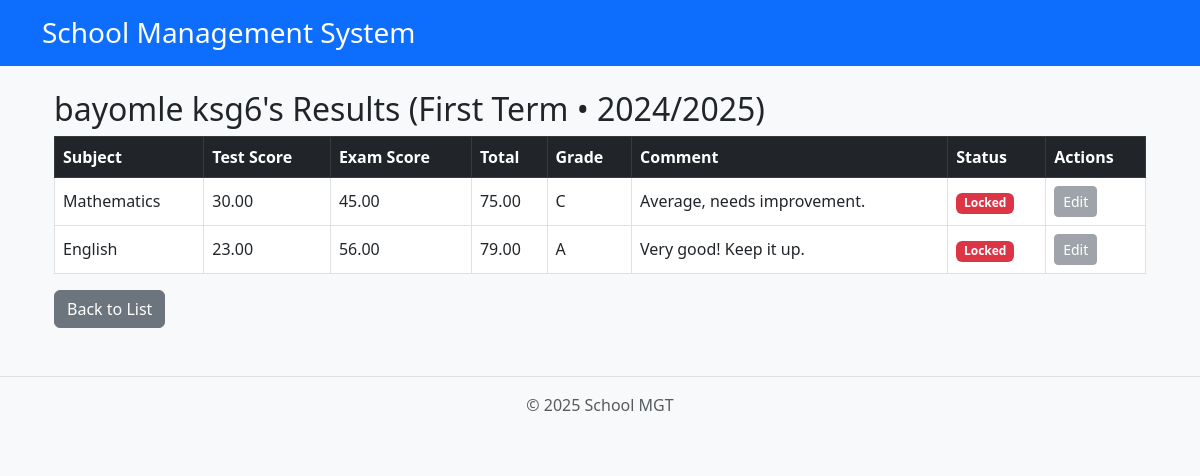
The app's page /admin-panel/view-results/16/1/1/ (signed in) with its own data.
### core/models.py (models this page shows, shortened)
class StudentProfile(models.Model):
    GENDER_CHOICES = [
        ('M', 'Male'),
        ('F', 'Female'),
        ('O', 'Other'),
    ]
    user = models.OneToOneField(settings.AUTH_USER_MODEL, on_delete=models.CASCADE)
    classroom = models.ForeignKey(ClassRoom, on_delete=models.SET_NULL, null=True, blank=True)
    session = models.ForeignKey(Session, on_delete=models.SET_NULL, null=True, blank=True)
    date_of_birth = models.DateField(null=True, blank=True)
    address = models.TextField(blank=True)
    photo = models.ImageField(upload_to='student_photos/', null=True, blank=True)
    gender = models.CharField(max_length=1, choices=GENDER_CHOICES, null=True, blank=True)
    graduated = models.BooleanField(default=False)  # ✅ Track if the student has graduated

class User(AbstractUser):
    USER_TYPE_CHOICES = (
        ('admin', 'Admin'),
        ('teacher', 'Teacher'),
        ('student', 'Student'),
        ('librarian', 'Librarian'),
    )
    user_type = models.CharField(max_length=10, choices=USER_TYPE_CHOICES)

class Term(models.Model):
    name = models.CharField(max_length=50, unique=True)   # e.g. "First Term"
    is_current = models.BooleanField(default=False)
    class Meta:
        ordering = ['name']
        verbose_name = 'Term'
        verbose_name_plural = 'Terms'

class Session(models.Model):
    name = models.CharField(max_length=20, unique=True)  # e.g. "2024/2025"
    is_current = models.BooleanField(default=False)
    class Meta:
        ordering = ['-name']
        verbose_name = 'Session'
        verbose_name_plural = 'Sessions'

class Result(models.Model):
    student = models.ForeignKey(StudentProfile, on_delete=models.CASCADE)
    subject = models.ForeignKey(Subject, on_delete=models.CASCADE)
    test_score = models.DecimalField(max_digits=5, decimal_places=2)
    exam_score = models.DecimalField(max_digits=5, decimal_places=2)
    term = models.ForeignKey(Term, on_delete=models.SET_NULL, null=True, blank=True)
    session = models.ForeignKey(Session, on_delete=models.SET_NULL, null=True, blank=True)
    GRADE_CHOICES = [
        ('A', 'A'),
        ('B', 'B'),
        ('C', 'C'),
        ('D', 'D'),
        ('F', 'F'),
    ]
    grade = models.CharField(max_length=2, choices=GRADE_CHOICES, blank=True)
    comment = models.TextField(blank=True)
    locked = models.BooleanField(default=False)  # For locking results
    def total_score(self):
        return self.test_score + self.exam_score

class Subject(models.Model):
    name = models.CharField(max_length=100)

### core/views.py (the view)
@login_required
def admin_student_results_detail(request, student_id, term_id, session_id):
    if request.user.user_type != 'admin':
        return HttpResponse("Unauthorized", status=401)
    student = get_object_or_404(StudentProfile, id=student_id)
    term = get_object_or_404(Term, id=term_id)
    session = get_object_or_404(Session, id=session_id)
    results = Result.objects.filter(
        student_id=student_id,
        term_id=term_id,
        session_id=session_id
    ).select_related('subject')
    return render(request, 'admin/view_single_student_results.html', {
        'student': student,
        'term': term,
        'session': session,
        'results': results,
    })

### core/templates/admin/view_single_student_results.html
{% extends "base.html" %}
{% block content %}
<div class="container mt-4">
    <h2>{{ student.user.get_full_name }}'s Results ({{ term.name }} • {{ session.name }})</h2>
    <table class="table table-bordered align-middle">
        <thead class="table-dark">
            <tr>
                <th>Subject</th>
                <th>Test Score</th>
                <th>Exam Score</th>
                <th>Total</th>
                <th>Grade</th>
                <th>Comment</th>
                <th>Status</th>
                <th>Actions</th>
            </tr>
        </thead>
        <tbody>
            {% for result in results %}
                <tr>
                    <td>{{ result.subject.name }}</td>
                    <td>{{ result.test_score }}</td>
                    <td>{{ result.exam_score }}</td>
                    <td>{{ result.total_score }}</td>
                    <td>{{ result.grade }}</td>
                    <td>{{ result.comment }}</td>
                    <td>
                        {% if result.locked %}
                            <span class="badge bg-danger">Locked</span>
                        {% else %}
                            <span class="badge bg-success">Unlocked</span>
                        {% endif %}
                    </td>
                    <td>
                        {% if not result.locked %}
                            <a href="{% url 'admin_edit_result' result.id %}" class="btn btn-sm btn-warning">
                                Edit
                            </a>
                        {% else %}
                            <button class="btn btn-sm btn-secondary" disabled>Edit</button>
                        {% endif %}
                    </td>
                </tr>
            {% empty %}
                <tr>
                    <td colspan="8" class="text-center">No results found.</td>
                </tr>
            {% endfor %}
        </tbody>
    </table>
    <a href="{% url 'admin_view_results' %}?class_id={{ student.classroom.id }}&term_id={{ term.id }}&session_id={{ session.id }}"
       class="btn btn-secondary">
       Back to List
    </a>
</div>
{% endblock %}

### core/templates/base.html (style rules this page uses)
body { background-color: #f8f9fa; }

### records on screen
StudentProfile: user.get_full_name "bayomle ksg6"
Term: name "First Term"
Session: name "2024/2025"
Result: subject.name "Mathematics", test_score "30.00", exam_score "45.00", total_score "75.00", grade "C", comment "Average, needs improvement.", locked "Locked"
Result: subject.name "English", test_score "23.00", exam_score "56.00", total_score "79.00", grade "A", comment "Very good! Keep it up.", locked "Locked"
